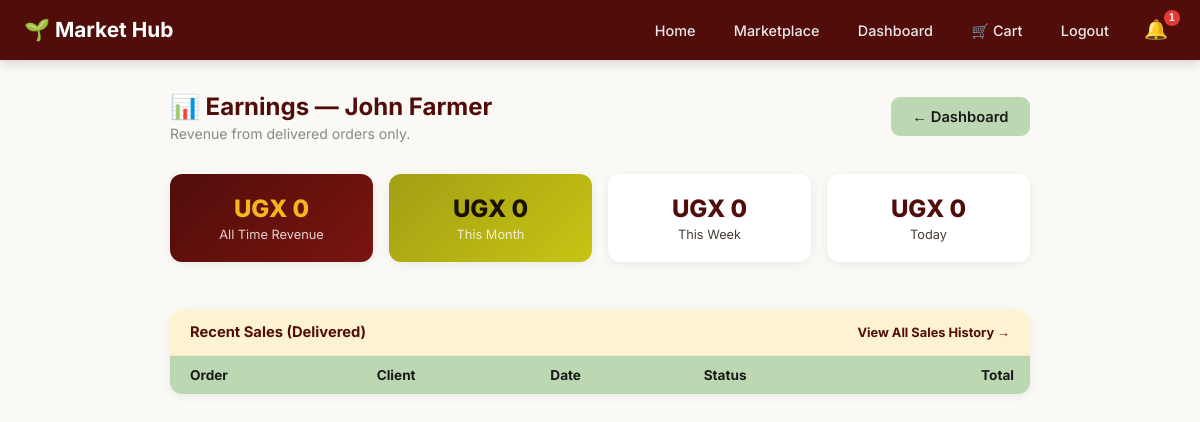
Screenshot of /earnings/ (signed in) with the database file from the repository.
### farmersmarket/models.py (models this page shows, shortened)
class Farmer(models.Model):
    user = models.OneToOneField(User, on_delete=models.CASCADE, null=True, blank=True)
    name = models.CharField(max_length=100)
    contact = models.CharField(max_length=20)
    address = models.CharField(max_length=200)

class Product(models.Model):
    CURRENCY_CHOICES = [
        ('UGX', 'UGX - Ugandan Shilling'),
        ('KES', 'KES - Kenyan Shilling'),
        ('TZS', 'TZS - Tanzanian Shilling'),
        ('USD', 'USD - US Dollar'),
        ('EUR', 'EUR - Euro'),
        ('GBP', 'GBP - British Pound'),
    ]
    UNIT_CHOICES = [
        ('kg', 'kg'), ('g', 'g (grams)'), ('bunch', 'Bunch'),
        ('piece', 'Piece'), ('litre', 'Litre'),
        ('crate', 'Crate'), ('bag', 'Bag'), ('dozen', 'Dozen'),
    ]
    CATEGORY_CHOICES = [
        ('vegetables', '🥬 Vegetables'),
        ('fruits', '🍎 Fruits'),
        ('grains', '🌾 Grains & Cereals'),
        ('dairy', '🥛 Dairy & Eggs'),
        ('herbs', '🌿 Herbs & Spices'),
        ('legumes', '🫘 Legumes & Pulses'),
        ('roots', '🥕 Roots & Tubers'),
        ('other', '📦 Other'),
    ]
    crop_name = models.CharField(max_length=100)
    category = models.CharField(max_length=20, choices=CATEGORY_CHOICES, default='other', blank=True)
    quantity_available = models.PositiveIntegerField()
    unit = models.CharField(max_length=20, choices=UNIT_CHOICES, default='kg')
    price = models.DecimalField(max_digits=10, decimal_places=2)
    currency = models.CharField(max_length=3, choices=CURRENCY_CHOICES, default='UGX')
    harvest_date = models.DateField(null=True, blank=True, help_text="When was this harvested?")
    farmer = models.ForeignKey(Farmer, on_delete=models.CASCADE, related_name='products')
    description = models.TextField(blank=True, null=True)
    image = models.ImageField(upload_to='product_images/', blank=True, null=True)
    is_available = models.BooleanField(default=True)
    created_at = models.DateTimeField(auto_now_add=True)
    updated_at = models.DateTimeField(auto_now=True)

### farmersmarket/views.py (the view)
# urls.py: path('earnings/', farmer_earnings_view, name='farmer_earnings'),
def farmer_earnings_view(request):
    if not request.user.is_authenticated:
        return redirect('login')
    farmer = get_object_or_404(Farmer, user=request.user)
    today      = timezone.now().date()
    week_start = today - datetime.timedelta(days=7)
    month_start= today - datetime.timedelta(days=30)
    def revenue_for(qs):
        total = 0
        for order in qs:
            if order.status == 'Delivered':
                farmer_items = order.items.filter(product__farmer=farmer)
                total += sum(item.price_at_purchase * item.quantity for item in farmer_items)
        return total
    all_orders   = Order.objects.filter(items__product__farmer=farmer).distinct()
    week_orders  = all_orders.filter(order_date__date__gte=week_start)
    month_orders = all_orders.filter(order_date__date__gte=month_start)
    today_orders = all_orders.filter(order_date__date=today)
    best_products = (
        OrderItem.objects.filter(product__farmer=farmer, order__status='Delivered')
        .values('product__crop_name', 'product__currency')
        .annotate(total_qty=Sum('quantity'), total_rev=Sum('price_at_purchase'))
        .order_by('-total_qty')[:6]
    )
    recent_orders = all_orders.filter(status='Delivered').order_by('-order_date')[:5]
    farmer_currency = farmer.products.first().currency if farmer.products.exists() else 'UGX'
    return render(request, 'farmer_earnings.html', {
        'farmer':         farmer,
        'total_revenue':  revenue_for(all_orders),
        'month_revenue':  revenue_for(month_orders),
        'week_revenue':   revenue_for(week_orders),
        'today_revenue':  revenue_for(today_orders),
        'today_count':    today_orders.filter(status='Delivered').count(),
        'week_count':     week_orders.filter(status='Delivered').count(),
        'total_orders':   all_orders.filter(status='Delivered').count(),
        'best_products':  best_products,
        'recent_orders':  recent_orders,
        'currency':       farmer_currency,
        'revenue_rows': [
            ('All Time Revenue',  revenue_for(all_orders)),
            ('This Month',        revenue_for(month_orders)),
            ('This Week',         revenue_for(week_orders)),
            ('Today',             revenue_for(today_orders)),
        ],
    })

### farmersmarket/templates/farmer_earnings.html (shortened to what this page needs)
{% extends 'base.html' %}
{% block content %}
<div class="container" style="max-width:900px; margin-top:2rem; margin-bottom:4rem;">
  <div style="display:flex; justify-content:space-between; align-items:center; margin-bottom:2rem; flex-wrap:wrap; gap:1rem;">
    <div>
      <h1 style="color:#510d0a; font-size:1.5rem;">📊 Earnings — {{ farmer.name }}</h1>
      <p style="color:#888; font-size:.88rem; margin-top:.25rem;">Revenue from delivered orders only.</p>
    </div>
    <a href="{% url 'dashboard' %}" class="btn btn-secondary">← Dashboard</a>
  </div>
  <div style="display:grid; grid-template-columns:repeat(auto-fit,minmax(180px,1fr)); gap:1rem; margin-bottom:2rem;">
    {% for label,val in revenue_rows %}
    <div class="card" style="text-align:center; padding:1.25rem; background:{% if forloop.first %}linear-gradient(135deg,#510d0a,#7a1510){% elif forloop.counter == 2 %}linear-gradient(135deg,#a29f15,#c8c413){% else %}#fff{% endif %}; color:{% if forloop.counter <= 2 %}#fff{% else %}#191102{% endif %};">
      <div style="font-size:1.5rem; font-weight:800; color:{% if forloop.first %}#f3b61f{% elif forloop.counter == 2 %}#191102{% else %}#510d0a{% endif %}; margin-bottom:.25rem;">{{ currency }} {{ val|floatformat:0 }}</div>
      <div style="font-size:.8rem; opacity:.8;">{{ label }}</div>
    </div>
    {% endfor %}
  </div>
  <div class="card" style="padding:0; overflow:hidden;">
    <div style="padding:.85rem 1.25rem; background:#fdf3d0; border-bottom:1px solid #f0e8c4; display:flex; justify-content:space-between; align-items:center;">
      <span style="font-weight:700; color:#510d0a; font-size:.92rem;">Recent Sales (Delivered)</span>
      <a href="{% url 'farmer_sales_list' %}" style="color:#510d0a; font-size:.8rem; font-weight:700; text-decoration:none;">View All Sales History →</a>
    </div>
    <table style="width:100%; border-collapse:collapse; font-size:.85rem;">
      <thead>
        <tr style="background:#bbd8b3;">
          <th style="padding:.7rem 1.25rem; text-align:left;">Order</th>
          <th style="padding:.7rem 1rem; text-align:left;">Client</th>
          <th style="padding:.7rem 1rem; text-align:left;">Date</th>
          <th style="padding:.7rem 1rem; text-align:left;">Status</th>
          <th style="padding:.7rem 1rem; text-align:right;">Total</th>
        </tr>
      </thead>
    </table>
  </div>
</div>
{% endblock %}

### farmersmarket/templates/base.html (style rules this page uses)
:root { --primary: #510d0a; --secondary: #bbd8b3; --accent: #f3b61f; --gold: #a29f15; --dark: #191102; --bg: #faf9f6; --radius: 12px; }
* { margin:0; padding:0; box-sizing:border-box; }
body { font-family:'Inter',sans-serif; background:var(--bg); color:#1a1a1a; padding-bottom:70px; }
a { color:inherit; }
.container { max-width:1200px; margin:0 auto; padding:0 1.25rem; }
.btn { display:inline-block; padding:.65rem 1.35rem; border-radius:9px; font-weight:600; cursor:pointer; transition:transform .2s,box-shadow .2s; font-size:.92rem; border:none; font-family:inherit; text-decoration:none; }
.btn-secondary { background:var(--secondary); color:#1a1a1a; }
.card { background:#fff; border-radius:var(--radius); padding:1.4rem; box-shadow:0 2px 10px rgba(0,0,0,.07); margin-bottom:1rem; }

### rows the page displays
Farmer: name "John Farmer"
Product: revenue_rows "UGX" "UGX" "UGX" "UGX"

### other values shown
{{ unread_notif_count }} "1"
{{ val|floatformat:0 }} "0" "0" "0" "0"
{{ label }} "All Time Revenue" "This Month" "This Week" "Today"
